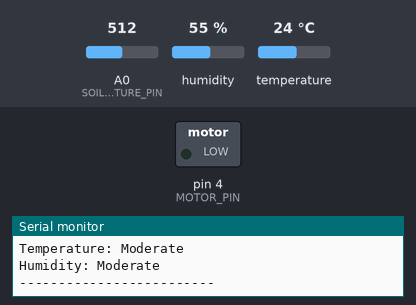
This sketch was run on a simulated Arduino Uno, built with avr-gcc and run on an emulated ATmega328P. Parts: switched loads named in the sketch (green lamp = pin HIGH), the last lines printed to the serial monitor. The inputs (shaded band) are chosen by the test bench; at power-on: A0 (SOIL_MOISTURE_PIN) = 512, humidity 55 %, temperature 24 °C. No radio packets arrive unless stated.

Above: at 1.4 s.
1.5 s: A0 (SOIL_MOISTURE_PIN) set to 791
3.0 s: A0 (SOIL_MOISTURE_PIN) set to 810
At 4.3 s:
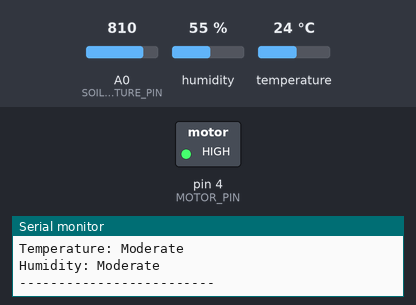
9.5 s: A0 (SOIL_MOISTURE_PIN) set to 790
At 10.9 s:
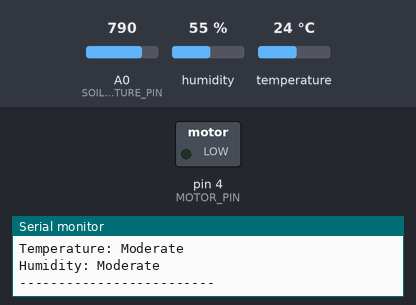
11.2 s: A0 (SOIL_MOISTURE_PIN) set to 900
At 11.9 s:
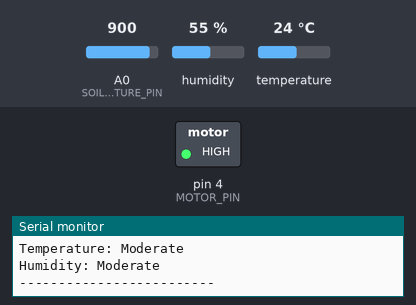
Timing chart, 0 to 14.0 s (numbered marks = the images above; inputs shaded):
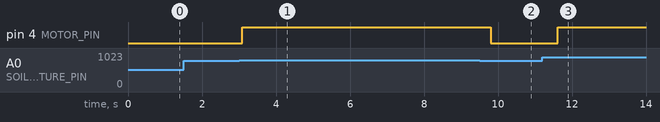

Measured:
- the behaviour switches between 800 and 801 on A0 (SOIL_MOISTURE_PIN) (found by bisection; images 0 and 1)
- after the input at 3.0 s, pin 4 (MOTOR_PIN): LOW → HIGH after 0.09 s
- after the input at 9.5 s, pin 4 (MOTOR_PIN): HIGH → LOW after 0.31 s
- after the input at 11.2 s, pin 4 (MOTOR_PIN): LOW → HIGH after 0.42 s

The sketch:

Transmitter_Code.ino
```cpp
#include <SPI.h>
#include <LoRa.h>
#include <DHT.h>

#define DHTPIN 5
#define DHTTYPE DHT11
#define SOIL_MOISTURE_PIN A0
#define MOTOR_PIN 4

DHT dht(DHTPIN, DHTTYPE);

void setup() {
    Serial.begin(9600);
    while (!Serial);

    Serial.println("LoRa Transmitter");
    if (!LoRa.begin(915E6)) {
        Serial.println("LoRa init failed!");
        while (1);
    }
    pinMode(SOIL_MOISTURE_PIN, INPUT);
    pinMode(MOTOR_PIN, OUTPUT);
    dht.begin();
}

void loop() {
    int soilMoisture = analogRead(SOIL_MOISTURE_PIN);
    float temperature = dht.readTemperature();
    float humidity = dht.readHumidity();

    String soilStatus;
    if (soilMoisture > 800) {
        soilStatus = "Very Dry";
        digitalWrite(MOTOR_PIN, HIGH);
    } else if (soilMoisture > 500) {
        soilStatus = "Moderate";
        digitalWrite(MOTOR_PIN, LOW);
    } else {
        soilStatus = "Moist";
        digitalWrite(MOTOR_PIN, LOW);
    }

    String tempStatus = (temperature > 30) ? "High" : (temperature > 20) ? "Moderate" : "Low";
    String humidityStatus = (humidity > 70) ? "High" : (humidity > 40) ? "Moderate" : "Low";

    LoRa.beginPacket();
    LoRa.print("Soil: " + soilStatus);
    LoRa.print(", Temp: " + tempStatus);
    LoRa.print(", Hum: " + humidityStatus);
    LoRa.endPacket();

    Serial.println("Sent Data:");
    Serial.println("Soil Moisture: " + soilStatus);
    Serial.println("Temperature: " + tempStatus);
    Serial.println("Humidity: " + humidityStatus);
    Serial.println("-------------------------");

    delay(500);
}
```
